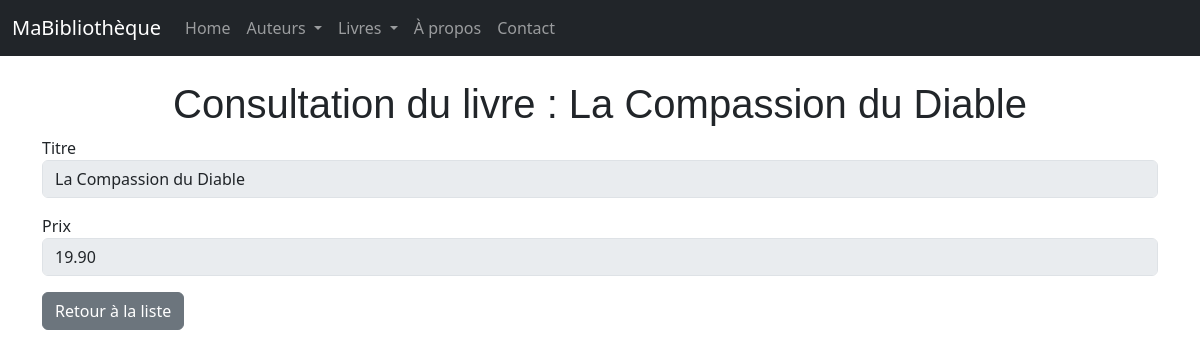
/livres/1/view/, run on an earlier commit of the app's database.
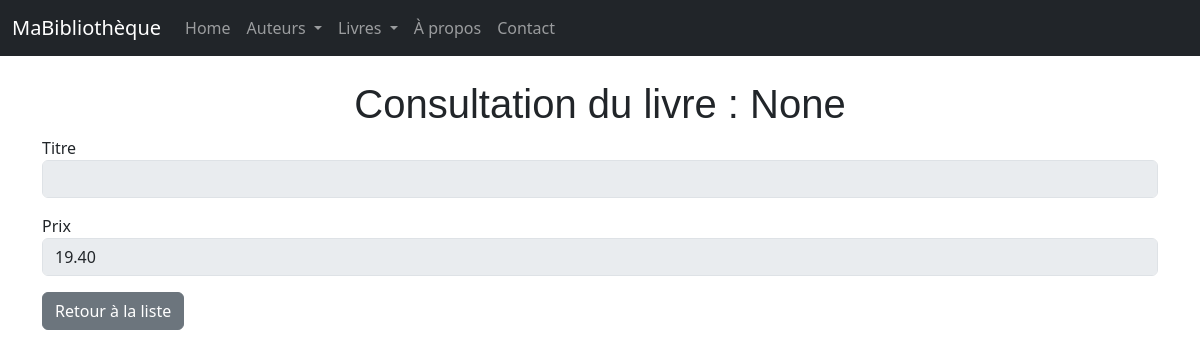
And on a later commit of the database.
### monApp/models.py (models this page shows, shortened)
class Livre(db.Model):
    idL = db.Column(db.Integer, primary_key=True)
    Prix = db.Column(db.Float)
    Titre = db.Column(db.String(255))
    Url = db.Column(db.String(255))
    Img = db.Column(db.String(255))
    auteur_id = db.Column(db.Integer, db.ForeignKey("auteur.idA"))
    auteur = db.relationship("Auteur", backref=db.backref("livres", lazy="dynamic"))

### monApp/views.py (the view)
@app.route('/livres/<idL>/view/')
def viewLivre(idL):
    unLivre = Livre.query.get(idL)
    unForm = FormLivre(
        idL=unLivre.idL,
        Titre=unLivre.Titre,
        Prix=unLivre.Prix,
        AuteurId=unLivre.auteur_id
    )
    return render_template("livre_view.html", selectedLivre=unLivre, viewForm=unForm)

### monApp/forms.py
class FormLivre(FlaskForm):
    idL = HiddenField('idL')
    Titre = StringField('Titre')  # mets-le en readonly dans le template si non modifiable
    AuteurId = HiddenField('AuteurId')
    Prix = DecimalField(
        'Prix',
        places=2,
        rounding=ROUND_HALF_UP,
        validators=[
            DataRequired()
        ]
    )

### monApp/templates/livre_view.html (shortened to what this page needs)
{% extends "base.html" %}
{% block main %}
<h1 >Consultation du livre : {{ selectedLivre.Titre }}</h1>
<form role="form" method="POST" action="">
    <div class="form-group mb-3">
        {{ viewForm.Titre.label }}
        {{ viewForm.Titre(size=50, disabled=True, class_="form-control") }}
    </div>
    <div class="form-group mb-3">
        {{ viewForm.Prix.label }}
        {{ viewForm.Prix(size=50, disabled=True, class_="form-control") }}
    </div>
    <a href="{{ url_for('getLivres') }}" class="btn btn-secondary">Retour à la liste</a>
</form >
{% endblock %}

### monApp/templates/base.html (shortened to what this page needs)
<!DOCTYPE html>
<html lang="en">
<head>
    <link rel="stylesheet" href="{{ url_for('static', filename='css/style.css') }}">
    <link href="https://cdn.jsdelivr.net/npm/bootstrap@5.3.0/dist/css/bootstrap.min.css" rel="stylesheet">
</head>
<body>
    {% block navbar %}
    <nav class="navbar navbar-expand-md navbar-dark bg-dark fixed-top">
        <div class="container-fluid">
            <a class="navbar-brand">MaBibliothèque</a>
            <div class="collapse navbar-collapse" id="mainNavbar">
                <ul class="navbar-nav me-auto mb-2 mb-md-0">
                    <li class="nav-item">
                        <a class="nav-link" href="{{ url_for('index') }}">Home</a>
                    </li>
                    <li class="nav-item dropdown">
                        <a class="nav-link dropdown-toggle" href="#" id="auteursDropdown" role="button" data-bs-toggle="dropdown" aria-expanded="false">
                            Auteurs
                        </a>
                    </li>
                    <li class="nav-item dropdown">
                        <a class="nav-link dropdown-toggle" href="#" id="livresDropdown" role="button" data-bs-toggle="dropdown" aria-expanded="false">
                            Livres
                        </a>
                    </li>
                    <li class="nav-item">
                        <a class="nav-link" href="{{ url_for('about') }}">À propos</a>
                    </li>
                    <li class="nav-item">
                        <a class="nav-link" href="{{ url_for('contact') }}">Contact</a>
                    </li>
                </ul>
            </div>
        </div>
    </nav>
    {% endblock %}
    {% block content %}
    <main role="main" class="container">
        {% block main %}{% endblock %}
    </main>
    {% endblock %}
</body>
</html>

### monApp/static/css/style.css (style rules this page uses)
.container { margin-top: 5em; }
body { font-family: sans-serif; }
h1 { color: rgb(197, 107, 107); text-align: center; font-family: Arial, sans-serif; }

What changed in the data, as far as the page shows it:
changed Livre: Titre "La Compassion du Diable" → "None"; Titre "La Compassion du Diable" → (not shown); Prix "19.90" → "19.40"
